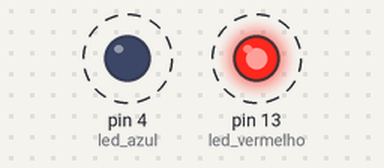
A sketch run on a simulated Arduino Uno, built with avr-gcc and run on an emulated ATmega328P. On the bench: output pins drawn as LEDs (lit = HIGH). Dashed ring = blinking.

Above: at 0.5 s.
Timing chart, 0 to 4.6 s (numbered marks = the images above):
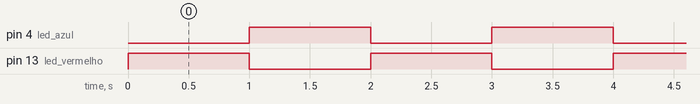

The sketch:

exe6-4.ino
```cpp
/*
6.4 - Criar um circuito com Arduino, com 2 leds que piscam
de maneira intermitente, sendo que quando um led acende,
outro led apaga.
*/
#define led_vermelho 13
#define led_azul 4

void setup(){
    pinMode(led_vermelho, OUTPUT);
    pinMode(led_azul, OUTPUT);
}

void loop(){
    digitalWrite(led_vermelho, 1);
    digitalWrite(led_azul, 0);
    delay(1000);
    digitalWrite(led_vermelho, 0);
    digitalWrite(led_azul, 1);
    delay(1000);
}
```

Measured:
- by itself, pin 4 (led_azul), pin 13 (led_vermelho): alternates HIGH for 1.0 s and LOW for 1.0 s
